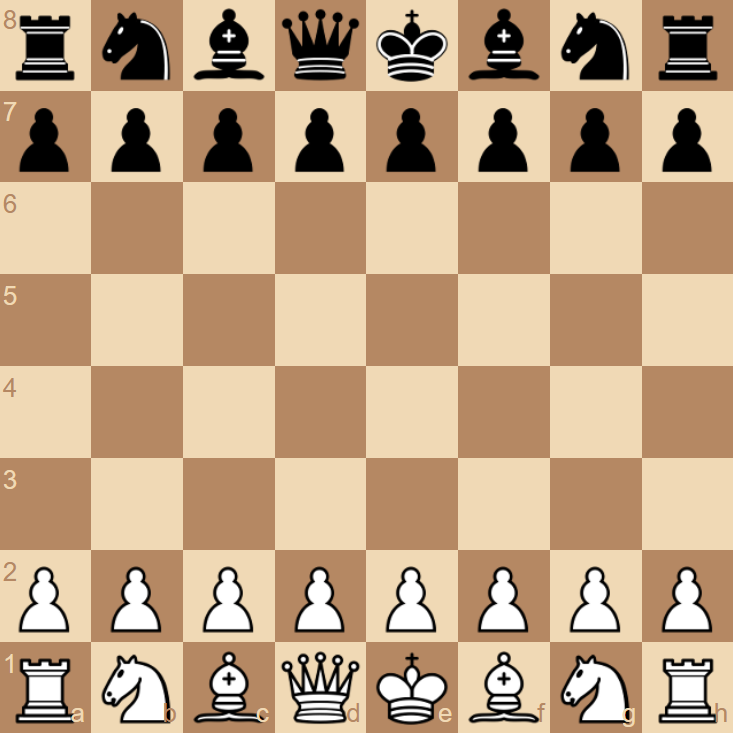
#> input picture inicio.png, 733 x 733 px
$ python ajedrez.py
#> lines starting #> are read from the running program, lines starting #| are printed output that depends on the picture
# -*- coding: utf-8 -*-
"""
Created on Fri Apr  9 17:50:09 2021

@author: Christian Mariscal
"""
import numpy as np
import matplotlib.pyplot as plt
import cv2
import os

'Funcion: Coge una casilla del tablero y la compara con la pieza que quieras, sacando la norma de la matriz diferencia de ambas imagenes'
def clasificacion(name,parte):
    nombre = plt.imread(name)
    alto,ancho,colores = parte.shape
    nombre=cv2.resize(nombre,(ancho,alto))
    'Importante. El resize hacerlo de la imagen más pequeña a la más grande para no perder resolucion'
    diferencia = cv2.subtract(parte,nombre)
    norma = np.linalg.norm(diferencia)
    return norma

'Lectura de la imagen del tablero'
inicio = plt.imread('inicio.png')
#> inicio is the input picture: shape (733, 733, 4) float32; mean R, G, B, A 0.758, 0.642, 0.521, 1
alto,ancho,colores=inicio.shape
#> alto = 733; ancho = 733; colores = 4
inicio = cv2.resize(inicio,(1360,1360))
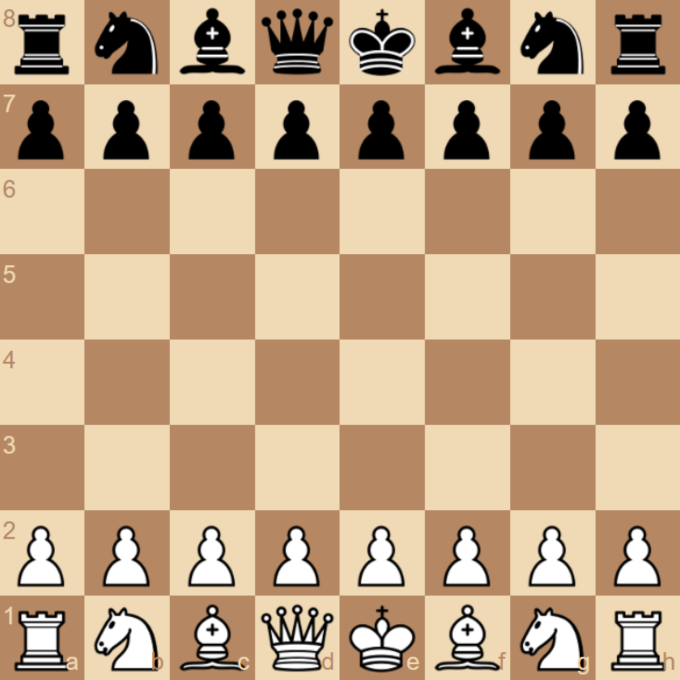
#> inicio: shape (1360, 1360, 4) float32 (shown at 1/2 size); mean R, G, B, A 0.761, 0.652, 0.515, 1

'Lista de normas almacena las normas de cada figura con la casilla a comparar'
lista_normas = []

'Cambio de directorio para almacenar las figuras'
os.chdir('C:\\Users\\Christian Mariscal\\Desktop\\ajedrez\\FIGURAS')
piezas = ['caballo_n_n.png','caballo_b_n.png','caballo_n_b.png','caballo_b_b.png','torre_n_n.png','torre_n_b.png','torre_b_n.png','torre_b_b.png','peon_n_n.png','peon_b_b.png','peon_b_n.png','peon_n_b.png','alfil_n_n.png','alfil_b_b.png','alfil_n_b.png','alfil_b_n.png','rey_n_n.png','rey_b_b.png','rey_b_n.png','rey_n_b.png','reina_n_n.png','reina_b_b.png','reina_b_n.png','reina_n_b.png','casilla_b.png','casilla_n.png']

'Creacion de lista de casillas'
alphabet = 'ABCDEFGH'
nombre_casilla = []
lista_casillas=[]
lado=170

for i in range(0,8):
    for j in range(0,8):
        nombre_casilla =alphabet[i] + str(j+1)
        lista_casillas.append(nombre_casilla)
'x,y,k,z son los límites de la casilla a comparar'
x=lado*0
y=lado*1
k=lado*7
z=lado*8
contador = 0
diccionario_juego={}

for casilla in lista_casillas:

    contador+=1
    nombre_casilla=casilla
    casilla = inicio[k:z,x:y]
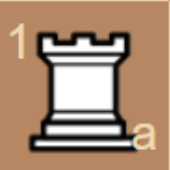
#> casilla: shape (170, 170, 4) float32; mean R, G, B, A 0.669, 0.555, 0.459, 1

    lista_normas = []
    for element in piezas:

       lista_normas.append( clasificacion(element,casilla) )
#> (the run stopped early here; a loop or call above may not have finished)

$ run again, with paso1.png copied over inicio.png
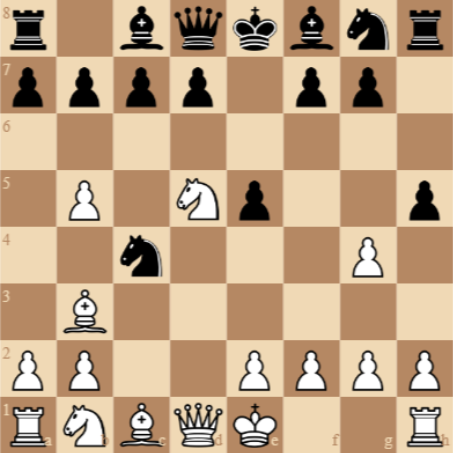
#> input picture paso1.png, 453 x 453 px
#> inicio is the input picture: shape (453, 453, 4) float32; mean R, G, B, A 0.754, 0.639, 0.516, 0.995
#> `inicio = cv2.resize(inicio,(1360,1360))`:
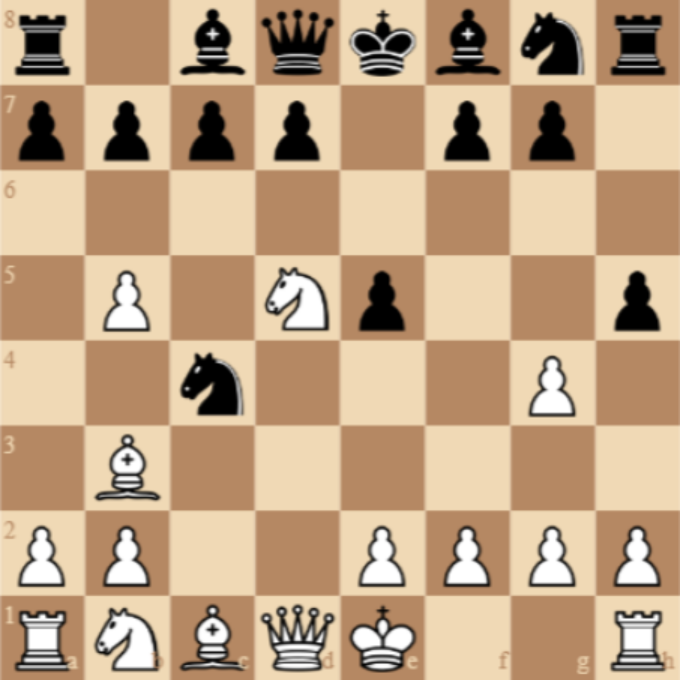
#> inicio: shape (1360, 1360, 4) float32 (shown at 1/2 size); mean R, G, B, A 0.758, 0.646, 0.51, 0.995; transparent parts drawn white
#> `casilla = inicio[k:z,x:y]`:
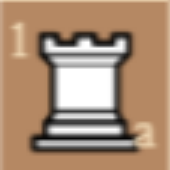
#> casilla: shape (170, 170, 4) float32; mean R, G, B, A 0.67, 0.556, 0.46, 0.993; transparent parts drawn white

$ run again, with paso2.png copied over inicio.png
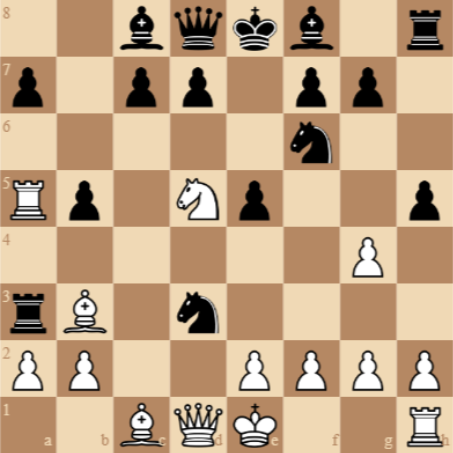
#> input picture paso2.png, 453 x 453 px
#> inicio is the input picture: shape (453, 453, 4) float32; mean R, G, B, A 0.759, 0.644, 0.52, 0.995
#> `inicio = cv2.resize(inicio,(1360,1360))`:
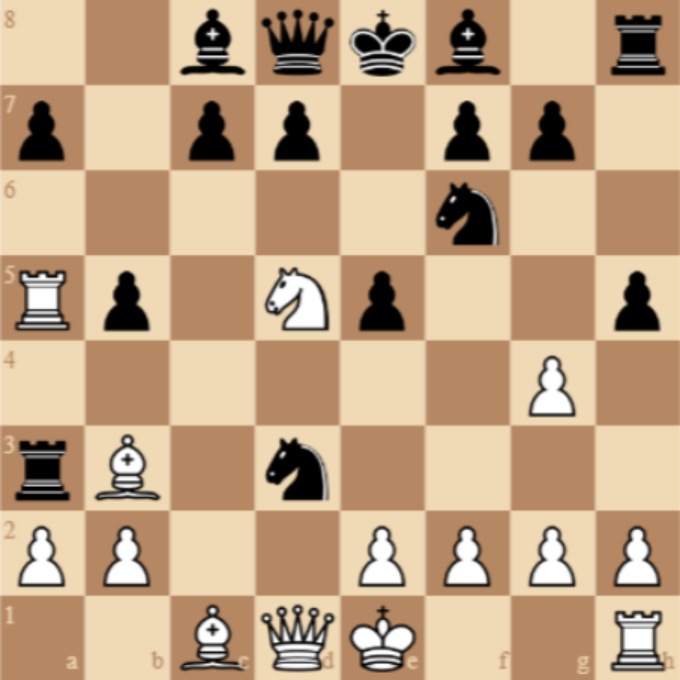
#> inicio: shape (1360, 1360, 4) float32 (shown at 1/2 size); mean R, G, B, A 0.763, 0.65, 0.513, 0.995; transparent parts drawn white
#> `casilla = inicio[k:z,x:y]`:
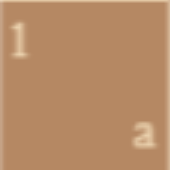
#> casilla: shape (170, 170, 4) float32; mean R, G, B, A 0.718, 0.544, 0.399, 0.993; transparent parts drawn white

$ run again, with vacio.png copied over inicio.png
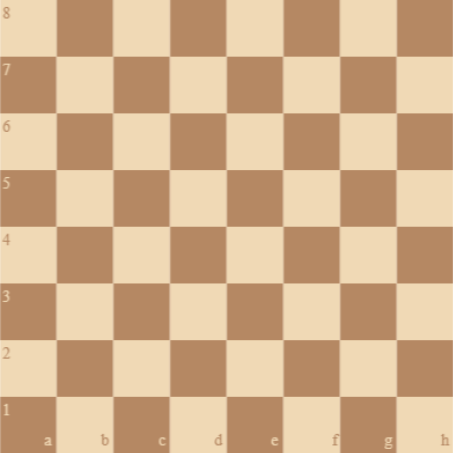
#> input picture vacio.png, 453 x 453 px
#> inicio is the input picture: shape (453, 453, 4) float32; mean R, G, B, A 0.824, 0.692, 0.55, 0.995
#> inicio: shape (1360, 1360, 4) float32
#> `casilla = inicio[k:z,x:y]`:
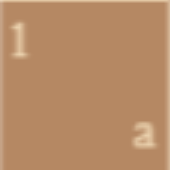
#> casilla: shape (170, 170, 4) float32; mean R, G, B, A 0.718, 0.544, 0.399, 0.993; transparent parts drawn white
